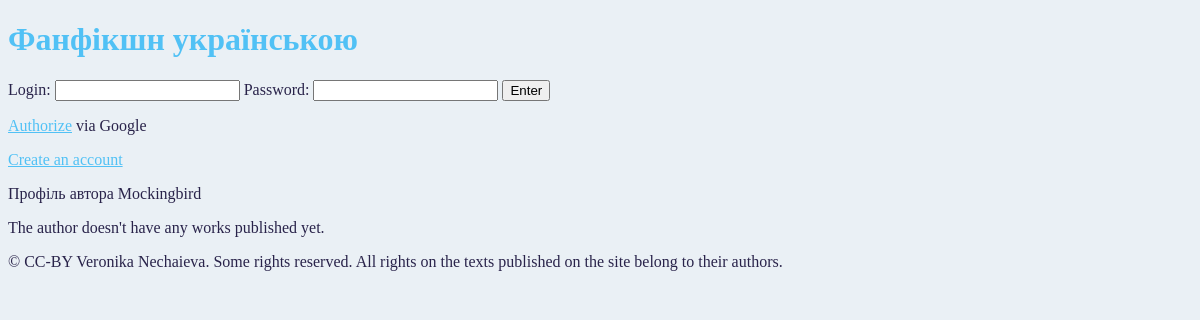
The app's page /fics/author/2, older data.
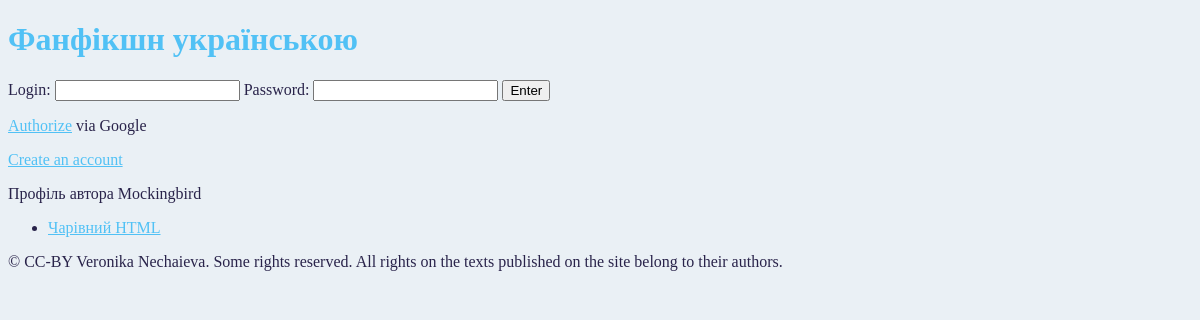
The same page, newer data.
### app_fanfics/models.py (models this page shows, shortened)
class Fanfic(models.Model):
    title = models.CharField(max_length=500)
    annotation = models.TextField()
    publication_date = models.DateTimeField('Published:', default=django.utils.timezone.now)
    author = models.ForeignKey(Author, on_delete=models.SET_NULL, null=True)
    fandom = models.ForeignKey(Fandom, on_delete=models.SET_DEFAULT, default=1)

### app_fanfics/views/authors.py (the view)
# urls.py: path('author/<int:author_id>',   authors.author_page,     name='author_page'),
def author_page(request, author_id):
    author = get_object_or_404(Author, pk=author_id)
    context = {
        'author': author,
        'fanfic_list': Fanfic.objects.filter(author = author_id).order_by('title')
    }
    context.update(get_login_context(request))
    context.update({
        'is_owner': author.nickname == context['username']
    })
    return render(request, 'author_page.html', context)

### app_fanfics/views/contexts.py (called while the page is built)
def get_login_context(request, base_context: dict = None):
    logged_in = request.user.is_authenticated
    if logged_in:
        username = request.user.username
        author_ids = Author.objects.filter(nickname=username)
        print("AUTHOR IDS:", author_ids)
        author_id = author_ids[0].id if author_ids else None
    else:
        username = None
        author_id = None
    auth_context = {
        'logged_in': request.user.is_authenticated,
        'username': username,
        'author_id': author_id,
        'google_url': GOOGLE_URL}
    if base_context:
        context = base_context
        base_context.update(auth_context)
        return context
    return auth_context

### app_fanfics/templates/author_page.html (shortened to what this page needs)
<!DOCTYPE html>
{% load static %}
<html lang="en">
<head>
    <link rel="stylesheet" type="text/css" href="{% static 'css/style.css' %}">
</head>
<body>
{% include "sub_elements/header.html" %}
<div><p> Профіль автора {{ author.nickname }}</p></div>
{% if fanfic_list %}
<ul>
    {% for fic in fanfic_list %}
    <li><a href="{% url 'fics:fanfic_page' fic.id %}">{{fic.title}}</a></li>
    {% endfor %}
</ul>
{% else %}
<p> The author doesn't have any works published yet.</p>
{% endif %}
{% include "sub_elements/footer.html" %}
</body>
</html>

Row changes from the older to the newer data that the page shows:
added Fanfic: title "Чарівний HTML"
Text that changed along with them:
text no longer shown: "The author doesn't have any works published yet."
